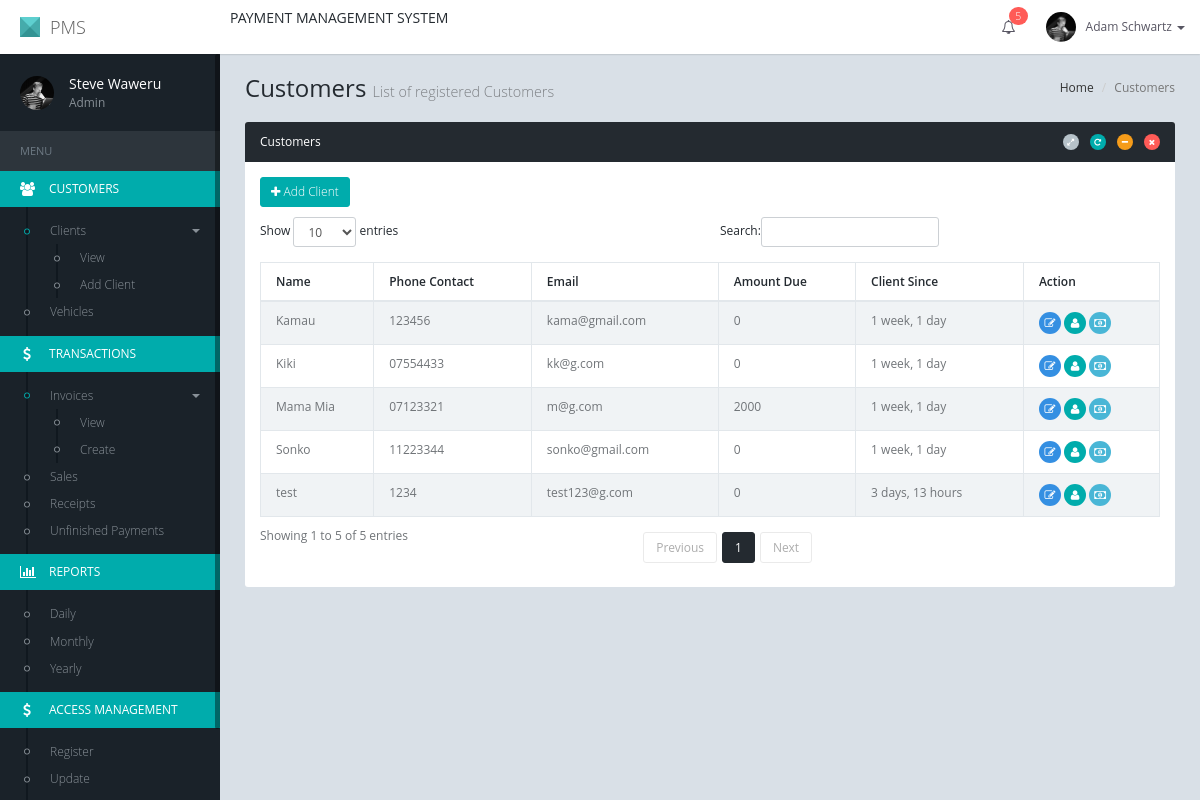
Before: / with the older database file.
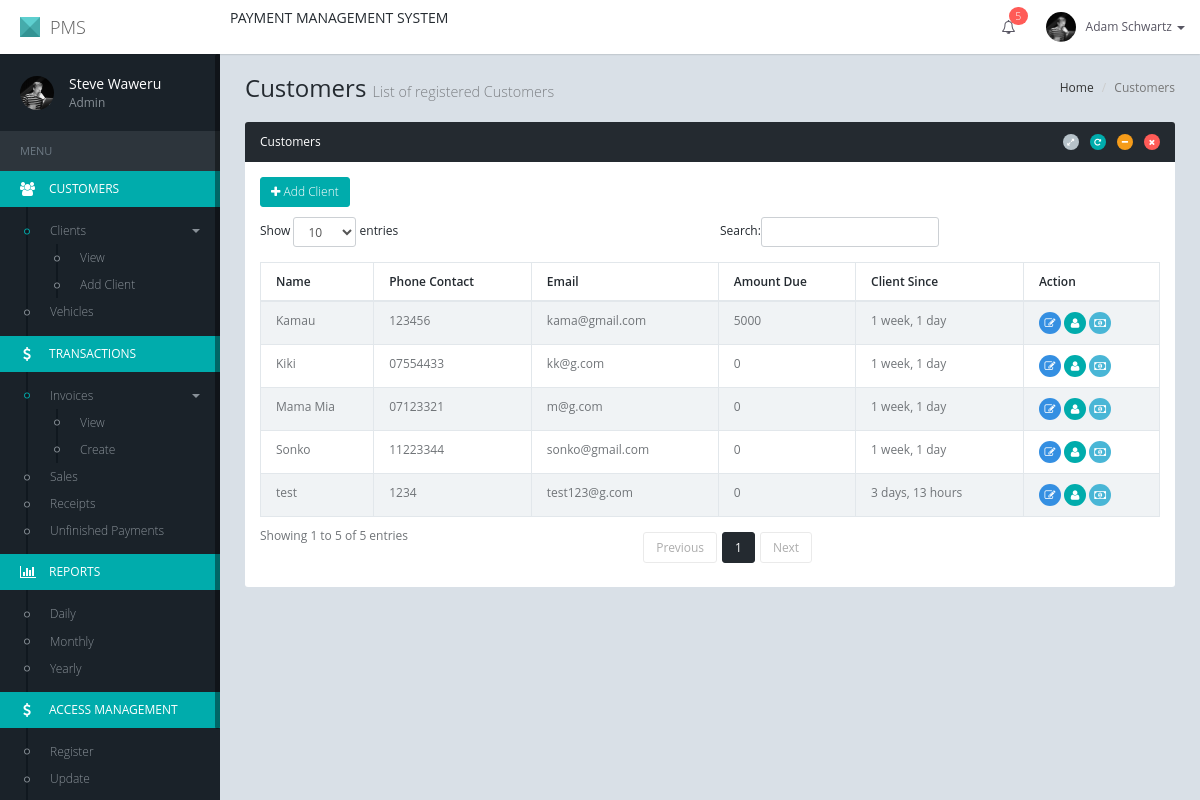
After: the same page with the newer database file.
### dashboard/models.py (models this page shows, shortened)
class Customer(models.Model):
    name = models.CharField(max_length=20, blank=False, null=False)
    email = models.EmailField(blank=True, null=True, unique=True)
    phone_number = models.CharField(max_length=20, blank=True, null=True)
    account = models.OneToOneField(Account)
    timestamp = models.DateTimeField(auto_now_add=True, auto_now=False)
    updated = models.DateTimeField(auto_now_add=False, auto_now=True)

class Account(models.Model):
    amount_due = models.IntegerField(blank=True, null=True, default=0)
    amount_paid = models.IntegerField(default=0)
    account_status = models.BooleanField(default=False)

### dashboard/views.py (the view)
# urls.py: 2. Add a URL to urlpatterns:  url(r'^$', views.home, name='home')
def home(request):
    customers = Customer.objects.all()
    return render(request, 'dashboard/customers.html', {'customers': customers})

### dashboard/templates/dashboard/customers.html (shortened to what this page needs)
{% extends 'paymentsys/base.html' %}
{% load staticfiles %}
{% block content %}
    <div id="content" class="content">
        <ol class="breadcrumb pull-right">
            <li><a href="javascript:;">Home</a></li>
            <li class="active">Customers</li>
        </ol>
        <h1 class="page-header">Customers
            <small>List of registered Customers</small>
        </h1>
        <div class="row">
            <div class="col-md-12">
                <div class="panel panel-inverse">
                    <div class="panel-heading">
                        <div class="panel-heading-btn">
                            <a href="javascript:;" class="btn btn-xs btn-icon btn-circle btn-default"
                               data-click="panel-expand"><i class="fa fa-expand"></i></a>
                            <a href="javascript:;" class="btn btn-xs btn-icon btn-circle btn-success"
                               data-click="panel-reload"><i class="fa fa-repeat"></i></a>
                            <a href="javascript:;" class="btn btn-xs btn-icon btn-circle btn-warning"
                               data-click="panel-collapse"><i class="fa fa-minus"></i></a>
                            <a href="javascript:;" class="btn btn-xs btn-icon btn-circle btn-danger"
                               data-click="panel-remove"><i class="fa fa-times"></i></a>
                        </div>
                        <h4 class="panel-title">Customers</h4>
                    </div>
                    <div class="panel-body">
                    <div class="m-b-10">
                        <a href="{% url 'add-customer' %}" class="btn btn-success btn-sm"><i class="fa fa-plus"></i> Add Client</a>
                    </div>
                        <table id="data-table" class="table table-striped table-bordered">
                            <thead>
                            <tr>
                                <th>Name</th>
                                <th>Phone Contact</th>
                                <th>Email</th>
                                <th>Amount Due</th>
                                <th>Client Since</th>
                                <th>Action</th>
                            </tr>
                            </thead>
                            <tbody>
                            {% for customer in customers %}
                                <tr class="odd gradeX">
                                    <td>{{ customer.name }}</td>
                                    <td>{{ customer.phone_number }}</td>
                                    <td>{{ customer.email }}</td>
                                    <td>{{ customer.account.amount_due }}</td>
                                    <td>{{ customer.updated|timesince }}</td>
                                    <td>
                                        <a class="btn btn-primary btn-sm btn-icon btn-circle" href="{% url 'edit-customer' customer.id %}"><i class="fa fa-edit"></i></a>
                                        <a class="btn btn-success btn-sm btn-icon btn-circle" href="{% url 'profile-customer' customer.id %}"><i class="fa fa-user"></i></a>
                                        <a class="btn btn-info btn-sm btn-icon btn-circle" href="{% url 'add-payment-direct' customer.id %}"><i class="fa fa-money"></i></a>
                                    </td>
                                </tr>
                            {% endfor %}
                            </tbody>
                        </table>
                    </div>
                </div>
            </div>
        </div>
    </div>
{% endblock %}

Changed rows visible on the page:
changed through a linked row, Customer "Kamau": account.amount_due "0" → "5000"
changed through a linked row, Customer "Mama Mia": account.amount_due "2000" → "0"
